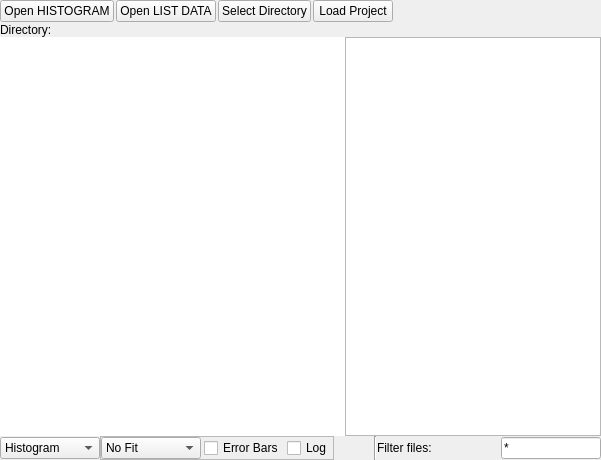
<?xml version="1.0" encoding="UTF-8"?>
<ui version="4.0">
 <class>Form</class>
 <widget class="QWidget" name="Form">
  <property name="geometry">
   <rect>
    <x>0</x>
    <y>0</y>
    <width>601</width>
    <height>460</height>
   </rect>
  </property>
  <property name="windowTitle">
   <string>Form</string>
  </property>
  <property name="styleSheet">
   <string notr="true"/>
  </property>
  <layout class="QGridLayout" name="gridLayout">
   <property name="leftMargin">
    <number>0</number>
   </property>
   <property name="topMargin">
    <number>0</number>
   </property>
   <property name="rightMargin">
    <number>0</number>
   </property>
   <property name="bottomMargin">
    <number>0</number>
   </property>
   <property name="spacing">
    <number>0</number>
   </property>
   <item row="2" column="0">
    <widget class="QListWidget" name="listWidget">
     <property name="sizePolicy">
      <sizepolicy hsizetype="Expanding" vsizetype="Expanding">
       <horstretch>0</horstretch>
       <verstretch>0</verstretch>
      </sizepolicy>
     </property>
     <property name="frameShape">
      <enum>QFrame::NoFrame</enum>
     </property>
     <property name="dragEnabled">
      <bool>true</bool>
     </property>
     <property name="iconSize">
      <size>
       <width>200</width>
       <height>180</height>
      </size>
     </property>
     <property name="textElideMode">
      <enum>Qt::ElideMiddle</enum>
     </property>
     <property name="verticalScrollMode">
      <enum>QAbstractItemView::ScrollPerPixel</enum>
     </property>
     <property name="horizontalScrollMode">
      <enum>QAbstractItemView::ScrollPerPixel</enum>
     </property>
     <property name="movement">
      <enum>QListView::Static</enum>
     </property>
     <property name="resizeMode">
      <enum>QListView::Adjust</enum>
     </property>
     <property name="layoutMode">
      <enum>QListView::SinglePass</enum>
     </property>
     <property name="gridSize">
      <size>
       <width>220</width>
       <height>190</height>
      </size>
     </property>
     <property name="viewMode">
      <enum>QListView::IconMode</enum>
     </property>
     <property name="uniformItemSizes">
      <bool>true</bool>
     </property>
     <property name="selectionRectVisible">
      <bool>false</bool>
     </property>
    </widget>
   </item>
   <item row="3" column="0" colspan="2">
    <layout class="QHBoxLayout" name="horizontalLayout">
     <property name="leftMargin">
      <number>0</number>
     </property>
     <property name="topMargin">
      <number>0</number>
     </property>
     <item>
      <widget class="QComboBox" name="plotType">
       <property name="maximumSize">
        <size>
         <width>100</width>
         <height>16777215</height>
        </size>
       </property>
       <item>
        <property name="text">
         <string>Histogram</string>
        </property>
       </item>
       <item>
        <property name="text">
         <string>Half Life</string>
        </property>
       </item>
      </widget>
     </item>
     <item>
      <widget class="QFrame" name="newPlotFrame">
       <property name="enabled">
        <bool>true</bool>
       </property>
       <property name="minimumSize">
        <size>
         <width>10</width>
         <height>0</height>
        </size>
       </property>
       <property name="frameShape">
        <enum>QFrame::StyledPanel</enum>
       </property>
       <property name="frameShadow">
        <enum>QFrame::Raised</enum>
       </property>
       <layout class="QHBoxLayout" name="horizontalLayout_2">
        <property name="spacing">
         <number>3</number>
        </property>
        <property name="leftMargin">
         <number>0</number>
        </property>
        <property name="topMargin">
         <number>0</number>
        </property>
        <property name="rightMargin">
         <number>0</number>
        </property>
        <property name="bottomMargin">
         <number>0</number>
        </property>
        <item>
         <widget class="QComboBox" name="fitType">
          <property name="enabled">
           <bool>true</bool>
          </property>
          <property name="maximumSize">
           <size>
            <width>100</width>
            <height>16777215</height>
           </size>
          </property>
          <item>
           <property name="text">
            <string>No Fit</string>
           </property>
          </item>
          <item>
           <property name="text">
            <string>Exponential Decay</string>
           </property>
          </item>
         </widget>
        </item>
        <item>
         <widget class="QCheckBox" name="errorBars">
          <property name="enabled">
           <bool>true</bool>
          </property>
          <property name="text">
           <string>Error Bars</string>
          </property>
         </widget>
        </item>
        <item>
         <widget class="QCheckBox" name="plotLog">
          <property name="text">
           <string>Log</string>
          </property>
         </widget>
        </item>
       </layout>
      </widget>
     </item>
     <item>
      <spacer name="horizontalSpacer">
       <property name="orientation">
        <enum>Qt::Horizontal</enum>
       </property>
       <property name="sizeType">
        <enum>QSizePolicy::Preferred</enum>
       </property>
       <property name="sizeHint" stdset="0">
        <size>
         <width>40</width>
         <height>20</height>
        </size>
       </property>
      </spacer>
     </item>
     <item>
      <widget class="Line" name="line">
       <property name="orientation">
        <enum>Qt::Vertical</enum>
       </property>
      </widget>
     </item>
     <item>
      <widget class="QLabel" name="label">
       <property name="styleSheet">
        <string notr="true"/>
       </property>
       <property name="text">
        <string>Filter files:</string>
       </property>
      </widget>
     </item>
     <item>
      <widget class="QLineEdit" name="pattern">
       <property name="maximumSize">
        <size>
         <width>100</width>
         <height>16777215</height>
        </size>
       </property>
       <property name="text">
        <string>*</string>
       </property>
      </widget>
     </item>
    </layout>
   </item>
   <item row="0" column="0" colspan="2">
    <widget class="QFrame" name="frame">
     <property name="frameShape">
      <enum>QFrame::NoFrame</enum>
     </property>
     <property name="frameShadow">
      <enum>QFrame::Raised</enum>
     </property>
     <property name="class" stdset="0">
      <string>deep</string>
     </property>
     <layout class="QGridLayout" name="gridLayout_2">
      <property name="leftMargin">
       <number>0</number>
      </property>
      <property name="topMargin">
       <number>0</number>
      </property>
      <property name="rightMargin">
       <number>0</number>
      </property>
      <property name="bottomMargin">
       <number>0</number>
      </property>
      <property name="horizontalSpacing">
       <number>2</number>
      </property>
      <property name="verticalSpacing">
       <number>1</number>
      </property>
      <item row="0" column="2">
       <widget class="QPushButton" name="dirChange">
        <property name="minimumSize">
         <size>
          <width>0</width>
          <height>0</height>
         </size>
        </property>
        <property name="maximumSize">
         <size>
          <width>150</width>
          <height>30</height>
         </size>
        </property>
        <property name="text">
         <string>Select Directory</string>
        </property>
        <property name="icon">
         <iconset resource="res.qrc">
          <normaloff>:/control/folder.png</normaloff>:/control/folder.png</iconset>
        </property>
       </widget>
      </item>
      <item row="0" column="4">
       <spacer name="horizontalSpacer_2">
        <property name="orientation">
         <enum>Qt::Horizontal</enum>
        </property>
        <property name="sizeHint" stdset="0">
         <size>
          <width>40</width>
          <height>20</height>
         </size>
        </property>
       </spacer>
      </item>
      <item row="1" column="0" colspan="5">
       <widget class="QLabel" name="pathLabel">
        <property name="text">
         <string>Directory:</string>
        </property>
        <property name="wordWrap">
         <bool>true</bool>
        </property>
       </widget>
      </item>
      <item row="0" column="0">
       <widget class="QPushButton" name="fileOpenButton">
        <property name="sizePolicy">
         <sizepolicy hsizetype="Maximum" vsizetype="Fixed">
          <horstretch>0</horstretch>
          <verstretch>0</verstretch>
         </sizepolicy>
        </property>
        <property name="text">
         <string>Open HISTOGRAM</string>
        </property>
        <property name="icon">
         <iconset resource="res.qrc">
          <normaloff>:/control/document-open.png</normaloff>:/control/document-open.png</iconset>
        </property>
       </widget>
      </item>
      <item row="0" column="3">
       <widget class="QPushButton" name="dirChange_2">
        <property name="minimumSize">
         <size>
          <width>0</width>
          <height>0</height>
         </size>
        </property>
        <property name="maximumSize">
         <size>
          <width>150</width>
          <height>30</height>
         </size>
        </property>
        <property name="text">
         <string>Load Project</string>
        </property>
        <property name="icon">
         <iconset resource="res.qrc">
          <normaloff>:/control/projectfolder.svg</normaloff>:/control/projectfolder.svg</iconset>
        </property>
       </widget>
      </item>
      <item row="0" column="1">
       <widget class="QPushButton" name="fileOpenButton_2">
        <property name="sizePolicy">
         <sizepolicy hsizetype="Maximum" vsizetype="Fixed">
          <horstretch>0</horstretch>
          <verstretch>0</verstretch>
         </sizepolicy>
        </property>
        <property name="text">
         <string>Open LIST DATA</string>
        </property>
        <property name="icon">
         <iconset resource="res.qrc">
          <normaloff>:/control/document-open.png</normaloff>:/control/document-open.png</iconset>
        </property>
       </widget>
      </item>
     </layout>
    </widget>
   </item>
   <item row="2" column="1">
    <widget class="QTextBrowser" name="comments">
     <property name="sizePolicy">
      <sizepolicy hsizetype="Preferred" vsizetype="Expanding">
       <horstretch>0</horstretch>
       <verstretch>0</verstretch>
      </sizepolicy>
     </property>
     <property name="minimumSize">
      <size>
       <width>0</width>
       <height>0</height>
      </size>
     </property>
     <property name="maximumSize">
      <size>
       <width>16777215</width>
       <height>16777215</height>
      </size>
     </property>
     <property name="lineWrapMode">
      <enum>QTextEdit::NoWrap</enum>
     </property>
     <property name="html">
      <string>&lt;!DOCTYPE HTML PUBLIC &quot;-//W3C//DTD HTML 4.0//EN&quot; &quot;http://www.w3.org/TR/REC-html40/strict.dtd&quot;&gt;
&lt;html&gt;&lt;head&gt;&lt;meta name=&quot;qrichtext&quot; content=&quot;1&quot; /&gt;&lt;style type=&quot;text/css&quot;&gt;
p, li { white-space: pre-wrap; }
&lt;/style&gt;&lt;/head&gt;&lt;body style=&quot; font-family:'Ubuntu'; font-size:11pt; font-weight:400; font-style:normal;&quot;&gt;
&lt;p style=&quot;-qt-paragraph-type:empty; margin-top:0px; margin-bottom:0px; margin-left:0px; margin-right:0px; -qt-block-indent:0; text-indent:0px; font-size:10pt;&quot;&gt;&lt;br /&gt;&lt;/p&gt;&lt;/body&gt;&lt;/html&gt;</string>
     </property>
     <property name="openLinks">
      <bool>false</bool>
     </property>
    </widget>
   </item>
  </layout>
 </widget>
 <resources>
  <include location="res.qrc"/>
 </resources>
 <connections>
  <connection>
   <sender>dirChange</sender>
   <signal>clicked()</signal>
   <receiver>Form</receiver>
   <slot>changeDirectory()</slot>
   <hints>
    <hint type="sourcelabel">
     <x>415</x>
     <y>14</y>
    </hint>
    <hint type="destinationlabel">
     <x>712</x>
     <y>23</y>
    </hint>
   </hints>
  </connection>
  <connection>
   <sender>plotType</sender>
   <signal>currentIndexChanged(int)</signal>
   <receiver>Form</receiver>
   <slot>plotTypeChanged(int)</slot>
   <hints>
    <hint type="sourcelabel">
     <x>35</x>
     <y>456</y>
    </hint>
    <hint type="destinationlabel">
     <x>32</x>
     <y>492</y>
    </hint>
   </hints>
  </connection>
  <connection>
   <sender>listWidget</sender>
   <signal>itemClicked(QListWidgetItem*)</signal>
   <receiver>Form</receiver>
   <slot>itemClicked(QListWidgetItem*)</slot>
   <hints>
    <hint type="sourcelabel">
     <x>70</x>
     <y>166</y>
    </hint>
    <hint type="destinationlabel">
     <x>-14</x>
     <y>155</y>
    </hint>
   </hints>
  </connection>
  <connection>
   <sender>listWidget</sender>
   <signal>itemDoubleClicked(QListWidgetItem*)</signal>
   <receiver>Form</receiver>
   <slot>itemDoubleClicked(QListWidgetItem*)</slot>
   <hints>
    <hint type="sourcelabel">
     <x>64</x>
     <y>216</y>
    </hint>
    <hint type="destinationlabel">
     <x>-20</x>
     <y>216</y>
    </hint>
   </hints>
  </connection>
  <connection>
   <sender>pattern</sender>
   <signal>returnPressed()</signal>
   <receiver>Form</receiver>
   <slot>patternChanged()</slot>
   <hints>
    <hint type="sourcelabel">
     <x>573</x>
     <y>456</y>
    </hint>
    <hint type="destinationlabel">
     <x>277</x>
     <y>492</y>
    </hint>
   </hints>
  </connection>
  <connection>
   <sender>fileOpenButton</sender>
   <signal>clicked()</signal>
   <receiver>Form</receiver>
   <slot>browseFile()</slot>
   <hints>
    <hint type="sourcelabel">
     <x>44</x>
     <y>17</y>
    </hint>
    <hint type="destinationlabel">
     <x>385</x>
     <y>-19</y>
    </hint>
   </hints>
  </connection>
  <connection>
   <sender>dirChange_2</sender>
   <signal>clicked()</signal>
   <receiver>Form</receiver>
   <slot>loadProject()</slot>
   <hints>
    <hint type="sourcelabel">
     <x>532</x>
     <y>17</y>
    </hint>
    <hint type="destinationlabel">
     <x>334</x>
     <y>-24</y>
    </hint>
   </hints>
  </connection>
  <connection>
   <sender>fileOpenButton_2</sender>
   <signal>clicked()</signal>
   <receiver>Form</receiver>
   <slot>browseListFile()</slot>
   <hints>
    <hint type="sourcelabel">
     <x>221</x>
     <y>16</y>
    </hint>
    <hint type="destinationlabel">
     <x>191</x>
     <y>-5</y>
    </hint>
   </hints>
  </connection>
 </connections>
 <slots>
  <slot>changeDirectory()</slot>
  <slot>itemClicked(QListWidgetItem*)</slot>
  <slot>plotMultiple()</slot>
  <slot>patternChanged()</slot>
  <slot>plotTypeChanged(int)</slot>
  <slot>openInNewWindow(bool)</slot>
  <slot>browseFile()</slot>
  <slot>itemDoubleClicked(QListWidgetItem*)</slot>
  <slot>loadProject()</slot>
  <slot>browseListFile()</slot>
 </slots>
</ui>
